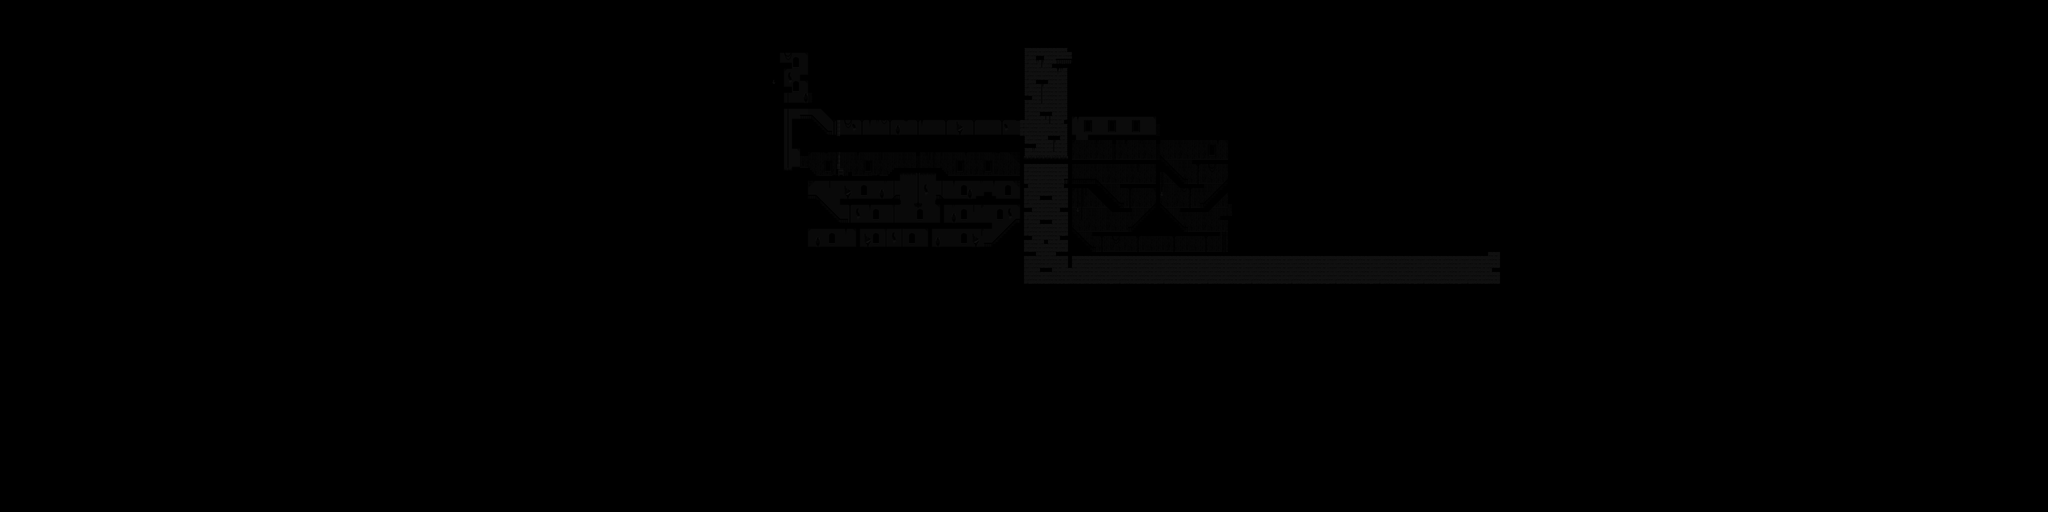

The image is a tile-based game level rendered from a .tmx file. Its description and source (layers, tilesets, objects; grid data summarised) follow:
An orthogonal 512x128 tile map with 16x16 px tiles, 3 tile layers (background, main, foreground) and 60 objects (17x slope, 11x zombie, 8x dark_mask, 8x spider, 4x spikes, ...).

<map version="1.2" tiledversion="1.2.4" orientation="orthogonal" renderorder="right-down" width="512" height="128" tilewidth="16" tileheight="16" infinite="0" nextlayerid="9" nextobjectid="165">
 <properties>
  <property name="gravity" value="0.5" />
  <property name="surfaceLevel" value="64" />
 </properties>
 <tileset firstgid="1" name="tiles" tilewidth="16" tileheight="16" tilecount="1024" columns="32">
  <image source="../images/tiles.png" width="512" height="512" />
  <terraintypes>
   <terrain name="Nowy Teren" tile="236" />
  </terraintypes>
  <tile id="107">
   <animation>
    <frame tileid="107" duration="500" />
    <frame tileid="139" duration="500" />
    <frame tileid="171" duration="500" />
    <frame tileid="139" duration="500" />
   </animation>
  </tile>
  <tile id="139">
   <animation>
    <frame tileid="139" duration="300" />
    <frame tileid="171" duration="300" />
    <frame tileid="107" duration="300" />
   </animation>
  </tile>
  <tile id="171">
   <animation>
    <frame tileid="171" duration="300" />
    <frame tileid="107" duration="300" />
    <frame tileid="139" duration="300" />
   </animation>
  </tile>
  <tile id="236">
   <objectgroup draworder="index">
    <object id="3" x="16" y="0">
     <polygon points="0,0 -16,16 0,16" />
    </object>
    <object id="4" x="0" y="0">
     <polyline points="0,0 16,16 0,16 0,0" />
    </object>
   </objectgroup>
  </tile>
  <tile id="275" terrain=",0,0,0" />
  <tile id="276" terrain="0,0,0,0" />
  <tile id="277" terrain="0,,0,0" />
  <tile id="307" terrain="0,0,0,0" />
  <tile id="309" terrain="0,0,0,0" />
  <tile id="339" terrain="0,0,,0" />
  <tile id="340" terrain="0,0,0,0" />
  <tile id="341" terrain="0,0,0," />
 </tileset>
 <layer id="1" name="background" width="512" height="128" opacity="0.77">
  <properties>
   <property name="collide" type="bool" value="false" />
  </properties>
  <data>[65536 cells, 5106 non-empty, 251 distinct tile ids]</data>
 </layer>
 <layer id="2" name="main" width="512" height="128">
  <properties>
   <property name="collide" type="bool" value="true" />
  </properties>
  <data>[65536 cells, 4273 non-empty, 37 distinct tile ids]</data>
 </layer>
 <objectgroup id="3" name="objects">
  <properties>
   <property name="collide" type="bool" value="true" />
  </properties>
  <object id="3" name="zombie" type="zombie" x="1280" y="944" width="32" height="48" />
  <object id="4" name="zombie" type="zombie" x="880" y="944" width="32" height="48" />
  <object id="5" name="zombie" type="zombie" x="656" y="944" width="32" height="48" />
  <object id="20" name="bat" type="bat" x="1892" y="907" width="28" height="28" />
  <object id="27" name="Dark" type="dark_mask" x="3232" y="608" width="848" height="384">
   <properties>
    <property name="light_color" value="rgba(150,150,200,0.3)" />
   </properties>
  </object>
  <object id="30" name="Bat" type="bat" x="2903" y="913" width="28" height="28" />
  <object id="42" name="Dark" type="dark_mask" x="3136" y="432" width="64" height="256">
   <properties>
    <property name="light_color" value="rgba(200,100,200,0.3)" />
   </properties>
  </object>
  <object id="56" name="Dark" type="dark_mask" x="4096" y="192" width="176" height="448">
   <properties>
    <property name="light_color" value="rgba(160,160,160,0.3)" />
   </properties>
  </object>
  <object id="57" name="Dark" type="dark_mask" x="3136" y="208" width="96" height="192">
   <properties>
    <property name="light_color" value="rgba(200,100,200,0.3)" />
   </properties>
  </object>
  <object id="58" name="Dark" type="dark_mask" x="3232" y="432" width="832" height="128">
   <properties>
    <property name="light_color" value="rgba(200,100,200,0.3)" />
   </properties>
  </object>
  <object id="59" name="Dark" type="dark_mask" x="4288" y="464" width="336" height="80">
   <properties>
    <property name="light_color" value="rgba(200,100,200,0.3)" />
   </properties>
  </object>
  <object id="62" name="Dark" type="dark_mask" x="4288" y="560" width="624" height="464">
   <properties>
    <property name="light_color" value="rgba(200,200,200,0.3)" />
   </properties>
  </object>
  <object id="64" name="Dark" type="dark_mask" x="4096" y="656" width="176" height="368">
   <properties>
    <property name="light_color" value="rgba(160,160,160,0.3)" />
   </properties>
  </object>
  <object id="69" name="Spikes" type="spikes" x="928" y="992" width="64" height="16" />
  <object id="70" name="Spikes" type="spikes" x="4096" y="624" width="176" height="16" />
  <object id="72" name="Spikes" type="spikes" x="3552" y="992" width="48" height="16" />
  <object id="81" name="spider" type="spider" x="4481" y="616" width="24" height="24" />
  <object id="82" name="spider" type="spider" x="4896" y="840" width="24" height="24" />
  <object id="83" name="spider" type="spider" x="4576" y="984" width="24" height="24" />
  <object id="84" name="spider" type="spider" x="4784" y="616" width="24" height="24" />
  <object id="98" name="spider" type="spider" x="3424" y="680" width="24" height="24" />
  <object id="99" name="spider" type="spider" x="3920" y="520" width="24" height="24" />
  <object id="101" name="Spider trap" type="spider_trap" x="1056" y="896" width="16" height="23">
   <properties>
    <property name="delay" value="800" />
   </properties>
  </object>
  <object id="102" name="Spider trap" type="spider_trap" x="2416" y="889" width="16" height="23">
   <properties>
    <property name="delay" value="800" />
   </properties>
  </object>
  <object id="103" name="Spider trap" type="spider_trap" x="3200" y="320" width="16" height="23">
   <properties>
    <property name="delay" value="800" />
   </properties>
  </object>
  <object id="104" name="Spider trap" type="spider_trap" x="3888" y="608" width="16" height="23">
   <properties>
    <property name="delay" value="800" />
   </properties>
  </object>
  <object id="109" type="slope" x="552" y="1008">
   <polygon points="0,0 32,-16 48,-16 48,0" />
  </object>
  <object id="112" type="slope" x="296" y="1008">
   <polygon points="0,0 48,-16 64,-16 64,0" />
  </object>
  <object id="114" type="slope" x="488" y="1008">
   <polygon points="0,0 -32,-16 -48,-16 -48,0" />
  </object>
  <object id="115" type="slope" x="1832" y="1008">
   <polygon points="0,0 48,-16 64,-16 64,0" />
  </object>
  <object id="118" type="slope" x="1264" y="992">
   <polygon points="0,0 -48,-16 -64,-16 -112,0" />
  </object>
  <object id="122" name="ammo" type="item" x="2000" y="688" width="16" height="16">
   <properties>
    <property name="id" value="ammo" />
   </properties>
  </object>
  <object id="123" name="live" type="item" x="1888" y="800" width="16" height="16">
   <properties>
    <property name="id" value="live" />
   </properties>
  </object>
  <object id="124" name="zombie" type="zombie" x="1616" y="960" width="32" height="48" />
  <object id="125" name="zombie" type="zombie" x="1760" y="960" width="32" height="48" />
  <object id="126" name="zombie" type="zombie" x="2096" y="944" width="32" height="48" />
  <object id="127" name="zombie" type="zombie" x="3104" y="960" width="32" height="48" />
  <object id="128" name="zombie" type="zombie" x="496" y="960" width="32" height="48" />
  <object id="129" name="zombie" type="zombie" x="2304" y="928" width="32" height="48" />
  </objectgroup>
 <layer id="4" name="foreground" width="512" height="128">
  <properties>
   <property name="collide" type="bool" value="false" />
  </properties>
  <data>[65536 cells, 891 non-empty, 100 distinct tile ids]</data>
 </layer>
</map>
<!-- 19 of 60 objects omitted -->
